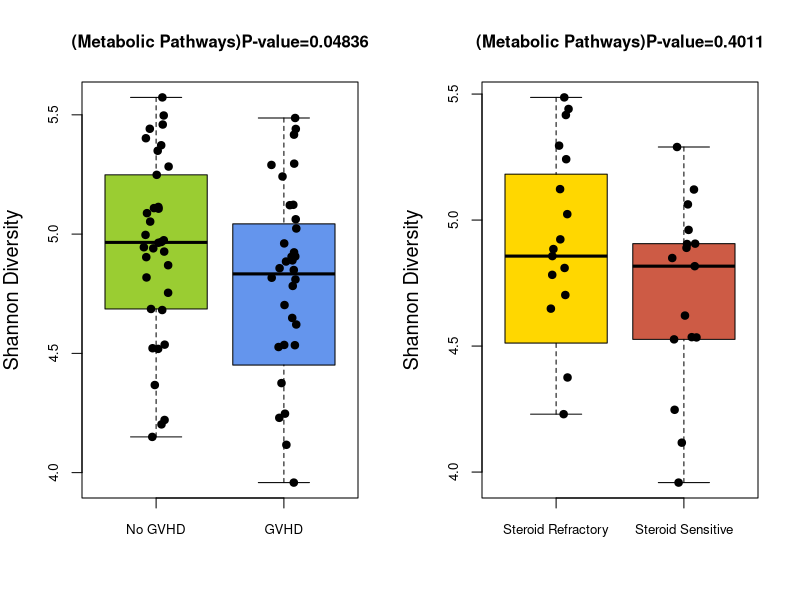

Write R code to recreate this figure.
pdf("Plots/Humann3ShannonDiversity.pdf", width=8, height=4)
par(mfrow=c(1,2))
library("vegan")
library("coin")

rm(list = ls())
meta<-read.delim("metaGvN.txt", sep = "\t", header=T, row.names = 1)
myT<-read.delim("CountsTables/unstratified.txt", 
                row.name = 1, sep = "\t", header = T, check.names = F)
myT<-myT[, !(names(myT) %in% c("3921_07-18-17", "6673_12-07-16"))]
meta<-meta[intersect(rownames(meta), colnames(myT)), , drop = F]
myT<-myT[, intersect(rownames(meta), colnames(myT)), drop = F]
group1<-rownames(meta)[meta$dx == "no_gvhd"]
group2<-rownames(meta)[meta$dx == "gvhd"]
T1<-myT[, group1, drop = F]
T2<-myT[, group2, drop = F]
H1<-diversity(T1, MARGIN = 2)
H2<-diversity(T2, MARGIN = 2)
H3<-diversity(myT, MARGIN = 2)
wilcoxP<-pvalue(wilcox_test(H3~factor(meta$dx)))
x<-list("No GVHD"=H1, "GVHD"=H2)
boxplot(x, outline = F,
        cex.lab = 1.2, cex.axis = 0.8, cex.main = 1, 
        col=c("olivedrab3", "cornflowerblue"),
        ylab = "Shannon Diversity",
        main = paste0("(Metabolic Pathways)P-value=",signif(wilcoxP, 4)))
stripchart(x, method="jitter", 
           vertical=T, pch=19, add=T)

rm(list = ls())
meta<-read.delim("metaSvR.txt", sep = "\t", header=T, row.names = 1)
myT<-read.delim("CountsTables/unstratified.txt", 
                row.name = 1, sep = "\t", header = T, check.names = F)
myT<-myT[, !(names(myT) %in% c("3921_07-18-17", "6673_12-07-16"))]
meta<-meta[intersect(rownames(meta), colnames(myT)), , drop = F]
myT<-myT[, intersect(rownames(meta), colnames(myT)), drop = F]
group1<-rownames(meta)[meta$dx == "steroid_refractory_gvhd"]
group2<-rownames(meta)[meta$dx == "steroid_sensitive_gvhd"]
T1<-myT[, group1, drop = F]
T2<-myT[, group2, drop = F]
H1<-diversity(T1, MARGIN = 2)
H2<-diversity(T2, MARGIN = 2)
H3<-diversity(myT, MARGIN = 2)
wilcoxP<-pvalue(wilcox_test(H3~factor(meta$dx)))
x<-list("Steroid Refractory"=H1, "Steroid Sensitive"=H2)
boxplot(x, outline = F,
        cex.lab = 1.2, cex.axis = 0.8, cex.main = 1, 
        col=c("gold1", "coral3"),
        ylab = "Shannon Diversity",
        main = paste0("(Metabolic Pathways)P-value=",signif(wilcoxP, 4)))
stripchart(x, method="jitter", 
           vertical=T, pch=19, add=T)

dev.off()
